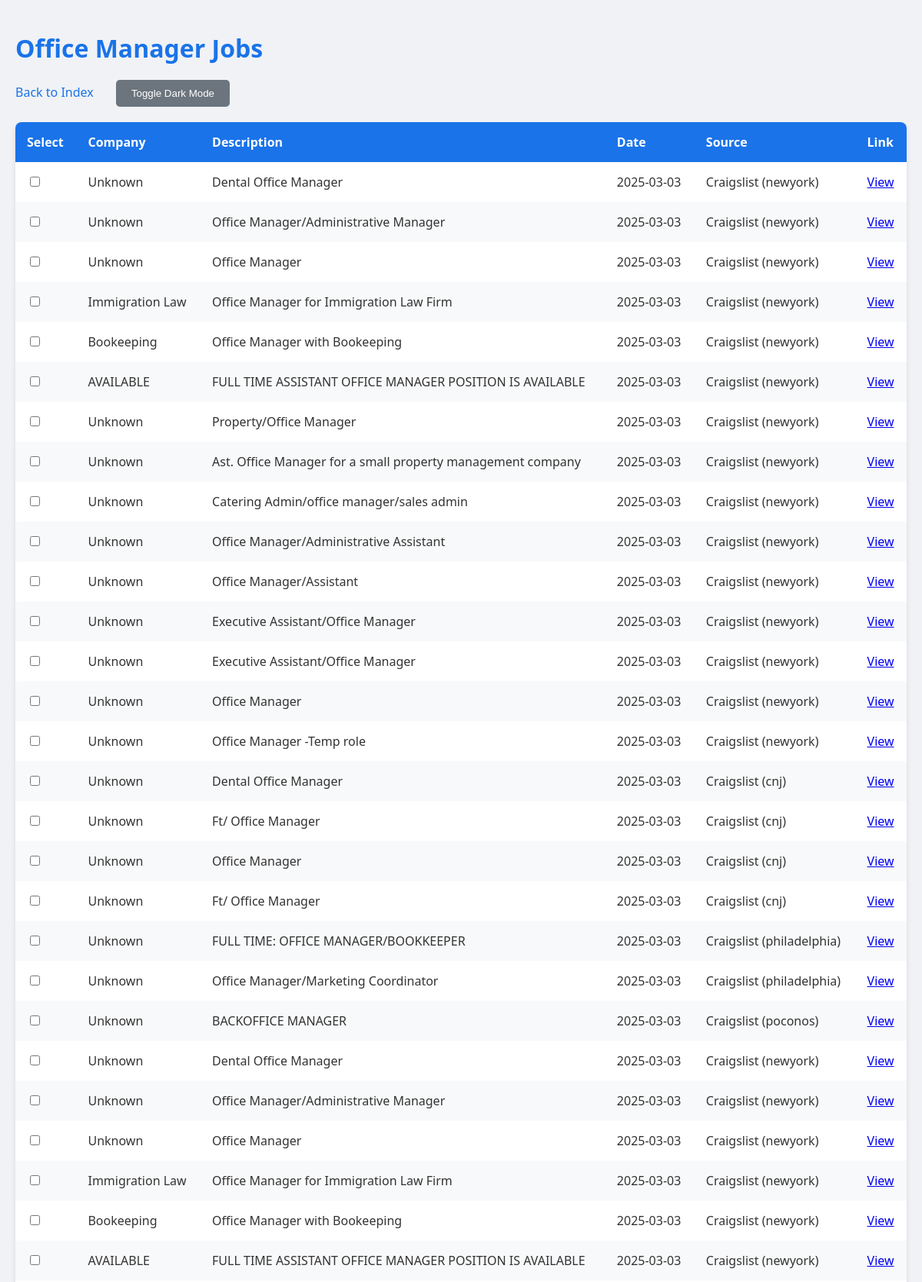
The page /office-managers (upper part) on the database its author committed.
### tables this page shows
CREATE TABLE office_manager_jobs (
            signal_id INTEGER PRIMARY KEY,
            company_id INTEGER,
            signal_type TEXT,
            description TEXT,
            date TEXT,
            url TEXT,
            source TEXT,
            contacted INTEGER DEFAULT 0,
            FOREIGN KEY (company_id) REFERENCES companies(company_id)
        );

### app.py (the view)
@app.route('/office-managers')
def office_managers_dashboard():
    conn = sqlite3.connect('data/abm_tool.db')
    c = conn.cursor()
    c.execute("SELECT DISTINCT i.signal_id, c.name, i.description, i.date, i.url, i.source, i.contacted FROM office_manager_jobs i JOIN companies c ON i.company_id = c.company_id ORDER BY i.date DESC")
    signals = c.fetchall()
    conn.close()
    return render_template('dashboard.html', signals=signals, signal_type='OfficeManagers', title='Office Manager Jobs')

### templates/dashboard.html (shortened to what this page needs)
<!DOCTYPE html>
<html lang="en">
  <head>
  </head>
  <body>
    <div class="container">
      <h1>{{ title }}</h1>
      <div class="nav">
        <a href="/">Back to Index</a>
        <button class="btn dark-mode-toggle" onclick="toggleDarkMode()">
          Toggle Dark Mode
        </button>
      </div>
      <form method="POST" action="/delete">
        <table>
          <thead>
            <tr>
              <th>Select</th>
              <th>Company</th>
              <th>Description</th>
              <th>Date</th>
              <th>
                {% if signal_type == 'Craigslist' %}City{% else %}Source{% endif
                %}
              </th>
              <th>Link</th>
            </tr>
          </thead>
          <tbody>
            {% for signal in signals %}
            <tr>
              <td>
                <input
                  type="checkbox"
                  name="signal_ids"
                  value="{{ signal[0] }}"
                />
              </td>
              <td>{{ signal[1] }}</td>
              <td class="description">{{ signal[2] }}</td>
              <td>{{ signal[3] }}</td>
              <td>{{ signal[5] }}</td>
              <td><a href="{{ signal[4] }}" target="_blank">View</a></td>
            </tr>
            {% endfor %}
          </tbody>
        </table>
        <br />
      </form>
    </div>
  </body>
</html>

### templates/dashboard.html (style rules this page uses)
body { font-family: "Segoe UI", Tahoma, Geneva, Verdana, sans-serif; background: #f0f2f5; color: #333; margin: 0; padding: 20px; transition: background 0.3s, color 0.3s; }
.container { max-width: 1200px; margin: 0 auto; }
h1 { font-size: 2em; margin-bottom: 20px; color: #1a73e8; }
.nav { margin-bottom: 20px; }
.nav a { color: #1a73e8; text-decoration: none; font-weight: 500; margin-right: 15px; }
table { width: 100%; border-collapse: collapse; background: white; box-shadow: 0 4px 6px rgba(0, 0, 0, 0.1); border-radius: 8px; overflow: hidden; }
th, td { padding: 15px; text-align: left; }
th { background: #1a73e8; color: white; font-weight: 600; }
tr:nth-child(even) { background: #f8f9fa; }
.description { max-width: 500px; word-wrap: break-word; }
.btn { padding: 10px 20px; border: none; border-radius: 5px; cursor: pointer; font-weight: 500; transition: background 0.2s; }
.dark-mode-toggle { background: #6c757d; color: white; margin-left: 10px; }

### rows shown on the page
office_manager_jobs: signal "Unknown", description "Dental Office Manager", date "2025-03-03", source "Craigslist (newyork)"
office_manager_jobs: signal "Unknown", description "Office Manager/Administrative Manager", date "2025-03-03", source "Craigslist (newyork)"
office_manager_jobs: signal "Unknown", description "Office Manager", date "2025-03-03", source "Craigslist (newyork)"
office_manager_jobs: signal "Immigration Law", description "Office Manager for Immigration Law Firm", date "2025-03-03", source "Craigslist (newyork)"
office_manager_jobs: signal "Bookeeping", description "Office Manager with Bookeeping", date "2025-03-03", source "Craigslist (newyork)"
office_manager_jobs: signal "AVAILABLE", description "FULL TIME ASSISTANT OFFICE MANAGER POSITION IS AVAILABLE", date "2025-03-03", source "Craigslist (newyork)"
office_manager_jobs: signal "Unknown", description "Property/Office Manager", date "2025-03-03", source "Craigslist (newyork)"
office_manager_jobs: signal "Unknown", description "Ast. Office Manager for a small property management company", date "2025-03-03", source "Craigslist (newyork)"
office_manager_jobs: signal "Unknown", description "Catering Admin/office manager/sales admin", date "2025-03-03", source "Craigslist (newyork)"
office_manager_jobs: signal "Unknown", description "Office Manager/Administrative Assistant", date "2025-03-03", source "Craigslist (newyork)"
office_manager_jobs: signal "Unknown", description "Office Manager/Assistant", date "2025-03-03", source "Craigslist (newyork)"
office_manager_jobs: signal "Unknown", description "Executive Assistant/Office Manager", date "2025-03-03", source "Craigslist (newyork)"
office_manager_jobs: signal "Unknown", description "Executive Assistant/Office Manager", date "2025-03-03", source "Craigslist (newyork)"
office_manager_jobs: signal "Unknown", description "Office Manager", date "2025-03-03", source "Craigslist (newyork)"
office_manager_jobs: signal "Unknown", description "Office Manager -Temp role", date "2025-03-03", source "Craigslist (newyork)"
office_manager_jobs: signal "Unknown", description "Dental Office Manager", date "2025-03-03", source "Craigslist (cnj)"
office_manager_jobs: signal "Unknown", description "Ft/ Office Manager", date "2025-03-03", source "Craigslist (cnj)"
office_manager_jobs: signal "Unknown", description "Office Manager", date "2025-03-03", source "Craigslist (cnj)"
office_manager_jobs: signal "Unknown", description "Ft/ Office Manager", date "2025-03-03", source "Craigslist (cnj)"
office_manager_jobs: signal "Unknown", description "FULL TIME: OFFICE MANAGER/BOOKKEEPER", date "2025-03-03", source "Craigslist (philadelphia)"
office_manager_jobs: signal "Unknown", description "Office Manager/Marketing Coordinator", date "2025-03-03", source "Craigslist (philadelphia)"
office_manager_jobs: signal "Unknown", description "BACKOFFICE MANAGER", date "2025-03-03", source "Craigslist (poconos)"
office_manager_jobs: signal "Unknown", description "Dental Office Manager", date "2025-03-03", source "Craigslist (newyork)"
office_manager_jobs: signal "Unknown", description "Office Manager/Administrative Manager", date "2025-03-03", source "Craigslist (newyork)"
office_manager_jobs: signal "Unknown", description "Office Manager", date "2025-03-03", source "Craigslist (newyork)"
office_manager_jobs: signal "Immigration Law", description "Office Manager for Immigration Law Firm", date "2025-03-03", source "Craigslist (newyork)"
office_manager_jobs: signal "Bookeeping", description "Office Manager with Bookeeping", date "2025-03-03", source "Craigslist (newyork)"
office_manager_jobs: signal "AVAILABLE", description "FULL TIME ASSISTANT OFFICE MANAGER POSITION IS AVAILABLE", date "2025-03-03", source "Craigslist (newyork)"

### other values the page prints
{{ title }} "Office Manager Jobs"
